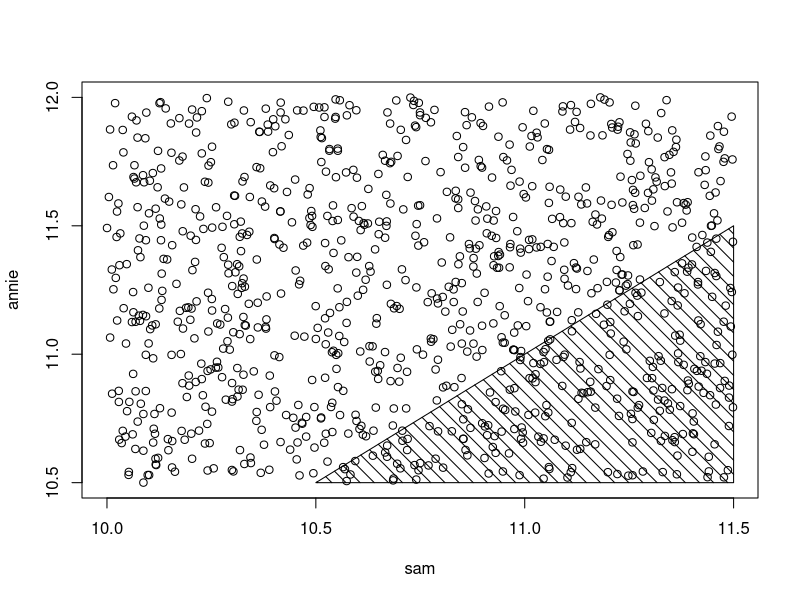

R code for this plot:
#######################################################
###       MONTE CARLO METHODS IN INFERENCE          ###        ###
#######################################################

# Monte Carlo Methods may refer to any method in
# statistical inference or numerical analysis where
# simulation is used.

# Here we just look at inference.
# Can use MC to estimate parameters of sampling
# distribution of a statistic, mean squared error (MSE),
# percentiles, or other measures of interest.

# In statistical inference there is uncertainty
# in an estimate. The methods we are going to look at
# now use repeated sampling from a given probability
# model, known as parametric bootstrap, to investigate.

# We simulate the stochastic process that generated
# the data, repeatedly drawing samples under identical
# conditions.

# Other MC methods known as nonparametric use repeated
# sampling from an observed sample

### MONTE CARLO METHODS FOR ESTIMATION

## Let's begin with simply estimating a probability.
## Sometimes this is referred to as computing an
## expectation of a random variable.

## If you have a random variable X with a density function
## f(x) and we want to compute the expectation of a 
## function h(x) which models the probability of f(X),
## (or the area under the curve of f(x)), then h(x) can
## be expressed as the integral of f(x).

## Sam and Annie from 'Sleepless in Seattle'

## Let A and S represent Sam's and Annie's arrival
## times at the Empire State Building, where we measure
## the arrival time as the number of hours after noon.

## We assume A and S are independent and uniformly
## distributed and that Annie arrive somewhere between
## 10:30 and midnight and Sam arrives somewhere between
## 10:00 and 11:30PM.

## Our Questions are:
# 1) What is the probability that Annie arrives before Sam?
# 2) What is expected difference in arrival times?

## FIRST QUESTION
# We simulate a large number of values from distribution
# of (A,S) (say, 1000) where A and S are independent:

sam = runif(1000, 10, 11.5)
annie = runif(1000, 10.5, 12)

# We want the probability P(A < S) which is estimated by
# the proportion of simulated pairs (a,s) where a is smaller
# than s

prob = sum(annie < sam) / 1000 # sum() is vectorized
prob

# [1] 0.224
# Estimated probability that Annie arrives before Sam
# is 0.224

# shaded region shows area A < S

plot(sam,annie)
polygon(c(10.5, 11.5, 11.5, 10.5),
        c(10.5, 10.5, 11.5, 10.5), density = 10, angle = 135)

# standard error of this estimate is
sqrt(prob * (1 - prob) / 1000)
# [1] 0.01318423

## ESTIMATING AN EXPECTATION: Question #2
# What is the expected difference in the arrival times?

# Annie more likely to arrive later, so we model E(A-S)
difference = annie - sam

# Monte Carlo estimate is mean of these differences
mc.est = mean(difference)
mc.est
# [1] 0.485206

# Estimated standard error is sd of diffs divided by
# square root of simulation sample size:
se.est = sd(difference) / sqrt(1000)
c(mc.est, se.est)
# [1] 0.4852060 0.0194314

# So we estimate that Annie will arrive 0.485 hours
# after Sam arrives. Since standard error is only 
# 0.02 hours, we can be 95% confident that the true 
# difference is within 0.04 hours of this estimate

#### GENERAL CASE with standard Normal distributions

# Suppose the X1, X2 are iid from a standard normal 
# distribution. We want to estimate the mean difference
# E|X1 - X2| (expected value of absolute difference)

### Example of Basic Monte Carlo estimation

# This one is easy. We generate a large number of
# random samples of size 2 from a standard normal
# distribution, then compute the replicate pairs' mean
# differences, and then the mean of those differences.

m <- 1000
g <- numeric(m)
for (i in 1:m) {
  x <- rnorm(2)
  g[i] <- abs(x[1] - x[2])
}
est <- mean(g)
est

# [1] 1.098206
# this time we got 1.0982
# second time got 1.142562

# can prove by integration that it equals 2/sqrt(pi)
# or 1.128379 and that the variance is 2-4/(pi) and 
# the standard error of the estimate is

sqrt(sum((g - mean(g))^2)) / m

# or [1] 0.02709247 is this example

### Example of Estimating the MSE of a trimmed mean

# A trimmed mean can be used to estimate the center
# of a continuous symmetric distribution that is
# not normal

# You get a trimmed mean by averaging all but the
# largest and smallest sample observations.

# Here the center is 0, we implement by writing a for
# loop (could also use replicate() function)

n <- 20   # vector is 20 long
m <- 1000 # go for 1000 replications
tmean <- numeric(m) # initialize numeric vector of 1000
for (i in 1:m) {  # loop through 1000 times
  x <- sort(rnorm(n)) # sort n is vector of 20
  tmean[i] <- sum(x[2:(n-1)]) / (n-2) # trim off 
}                                     # first & last
mse <- mean(tmean^2) # determine mse
mse
sqrt(sum((tmean - mean(tmean))^2)) / m    #se

# [1] 0.04978369 here mse is 0.049

# true mse Var(X)/n = 1/20 or 0.05 here

# standard error (est) is [1] 0.007055548

### Estimate MSE of trimmed median

# actually, median is a trimmed mean
# So here we repeat for the median

n <- 20
m <- 1000
tmean <- numeric(m)
for (i in 1:m) {
  x <- sort(rnorm(n))
  tmean[i] <- median(x) # only difference in this line
}
mse <- mean(tmean^2)
mse
sqrt(sum((tmean - mean(tmean))^2)) / m    #se

# here [1] 0.07411576 is median (est)

# and standard error (est) [1] 0.008608699

##### ESTIMATING A CONFIDENCE LEVEL

# Often need to evaluate cdf of sampling distribution
# of a statistic, when density function is unknown.

# For example, often assume that sampled population is
# normally distributed. If population non-normal, true
# distribution of the estimator may be unknown / intractable.

# This is a problem of integration, when you can generate
# the distribution g(X) but the true function g(x) is
# unknown.

### Example of Confidence interval for variance

# Consider confidence interval for variance, is very
# sensitive to mild departures from normality. we can
# use MC methods to estimate true confidence level when
# the normal theory confidence interval for variance is
# applied to non-normal data.

# Here we calculate 95% Upper Confidence Limit (UCL)
# for random sample size n=20 from a 
# n(0, var=4) distribution (sigma-squared is 4 in this case)

n <- 20      # sample size
alpha <- .05  # alpha when want 95% UCL
x <- rnorm(n, mean=0, sd=2) # normal, variance = 4
# qchisq() is quantile function for chi-sq dist w/ df
(UCL <- (n-1) * var(x) / qchisq(alpha, df=n-1))

# Do it several times, Upper Confidence Limit
# (UCL) all contain sigma-squared = 4

# If we do this  a large number of times, approximately
# 95% of the intervals should contain sigma-squared (4)
# assuming sampled population is normal with a
# variance sigma-squared.

### Example of MC estimate of confidence level

# Simulation experiment: Repeat large number of times,
# compute the proportion of intervals that contain
# the target parameter

n <- 20
alpha <- .05
UCL <- replicate(1000, expr = { # we do above 1000 times
  x <- rnorm(n, mean = 0, sd = 2)
  (n-1) * var(x) / qchisq(alpha, df = n-1)
} )
# count the number of intervals that contain sigma^2=4
sum(UCL > 4)

# [1] 949

#or compute the mean to get the confidence level
mean(UCL > 4)

# [1] 0.949

# result is that 949 intervals satisfied (UCL > 4) so
# empirical confidence level is 94.9%, very close to
# theoretical value of 95%.

# Can show that standard error of the estimate
# at 95% UCL is exactly 0.00689

# Could also accomplish call above like this

# Use calcCI as function without replicate
calcCI <- function(n, alpha0) { # as a function
  y <- rnorm(n, mean = 0, sd = 2)
  return((n-1) * var(y) / qchisq(alpha, df = n-1))
} 

# put relicate, n, alpha here where call the function
UCL <- replicate(1000, expr = calcCI(n=20, alpha = .05))

# count the number of intervals that contain sigma^2=4
sum(UCL > 4)
mean(UCL > 4)

### Example of Empirical confidence level

# What happens is sampled population is non-normal?
# Suppose have sampled pop of chi-Sq(2) which has a
# variance of 4, but is distinctly non-normal.

# We simply repeat the simulation, replacing N(0,4)
# samples with Chi-Sq(2) samples

n <- 20
alpha <- .05
UCL <- replicate(1000, expr = {
  x <- rchisq(n, df = 2) # do not use rnorm() to sample
  (n-1) * var(x) / qchisq(alpha, df = n-1)
} )
sum(UCL > 4)
# [1] 794
mean(UCL > 4)
# [1] 0.794

# In this experiment, only 794 of the intervals contained
# the population variance, which is far less than the 95%
# coverage under normality.

## NOTE: all examples above are 'parametric' in sense that
## distribution of sampled population is specified. MC
## approach here is called 'parametric bootstrap'

## Is in contrast to the 'ordinary bootstrap' where samples
## are generated from observed samples where distribution 
## is NOT specified, is sometimes called 'non-parametric'
## and includes bootstrapping and jackknifing, which can
## also be used to estimate the bias and the standard
## error of an estimate.

#######################################################
#####                  NEXT  ARE                  #####
#####               HYPOTHESIS  TESTS             #####
#######################################################